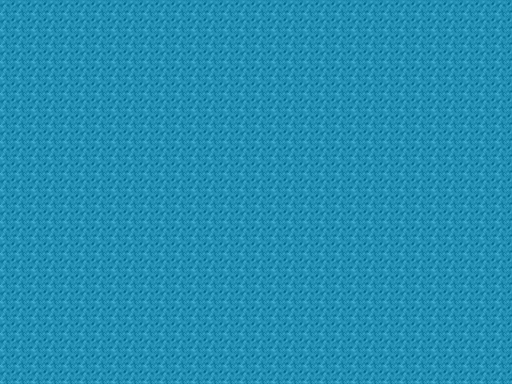

A 2D game scene composited from a Tiled map and its tileset images. What follows is a short description and the map's XML, with each tile layer's data collapsed to a summary:
An orthogonal 32x24 tile map with 16x16 px tiles, 1 tile layer (GroundLayer).

<map version="1.0" orientation="orthogonal" width="32" height="24" tilewidth="16" tileheight="16">
 <tileset firstgid="1" name="ground_tile_set" tilewidth="16" tileheight="16">
  <image source="../images/ground_tile_set.png" trans="ff00ff" width="112" height="16" />
 </tileset>
 <layer name="GroundLayer" width="32" height="24">
  <data>[768 cells, 768 non-empty, 1 distinct tile ids]</data>
 </layer>
</map>
